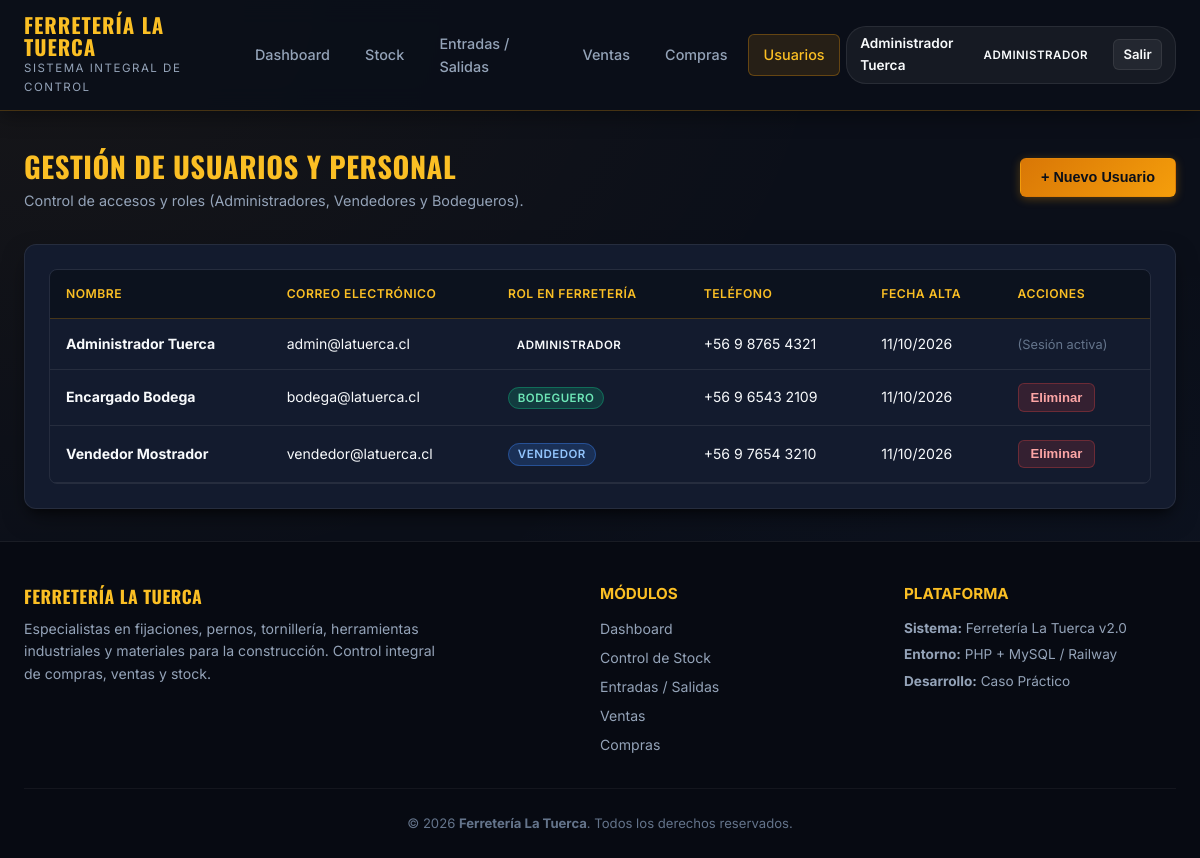
/usuarios.php (signed in), run on the app's committed database.
### tables this page shows
CREATE TABLE `usuarios` (
  `id` INT AUTO_INCREMENT PRIMARY KEY,
  `nombre` VARCHAR(100) NOT NULL,
  `correo` VARCHAR(120) NOT NULL UNIQUE,
  `password` VARCHAR(255) NOT NULL,
  `rol` ENUM('administrador', 'vendedor', 'bodeguero') NOT NULL DEFAULT 'vendedor',
  `telefono` VARCHAR(25) DEFAULT NULL,
  `estado` ENUM('activo', 'inactivo') DEFAULT 'activo',
  `creado_en` TIMESTAMP DEFAULT CURRENT_TIMESTAMP
);

### includes/auth.php (called while the page is built, shortened)
<?php
function e($string) {
    return htmlspecialchars($string ?? '', ENT_QUOTES, 'UTF-8');
}
function formato_fecha($fecha) {
    return date('d/m/Y', strtotime($fecha));
}
?>

### usuarios.php (the view, shortened to what this page needs)
<?php
require_once __DIR__ . '/db/conexion.php';
require_once __DIR__ . '/includes/auth.php';
$usuarios = $pdo->query("SELECT * FROM usuarios ORDER BY nombre ASC")->fetchAll();
require_once __DIR__ . '/includes/header.php';
?>
<div style="display: flex; justify-content: space-between; align-items: center; margin-bottom: 2rem; flex-wrap: wrap; gap: 1rem;">
    <div>
        <h1 style="font-size: 1.8rem; color: var(--gold-light);">Gestión de Usuarios y Personal</h1>
        <p style="color: var(--text-secondary); font-size: 0.9rem;">Control de accesos y roles (Administradores, Vendedores y Bodegueros).</p>
    </div>
    <div>
        <button type="button" class="btn btn-primary" onclick="openModal('modalNuevoUsuario')">
            + Nuevo Usuario
        </button>
    </div>
</div>
<div class="data-card">
    <div class="table-responsive">
        <table class="custom-table">
            <thead>
                <tr>
                    <th>Nombre</th>
                    <th>Correo Electrónico</th>
                    <th>Rol en Ferretería</th>
                    <th>Teléfono</th>
                    <th>Fecha Alta</th>
                    <th>Acciones</th>
                </tr>
            </thead>
            <tbody>
                <?php foreach ($usuarios as $u): ?>
                    <tr>
                        <td><strong><?php echo e($u['nombre']); ?></strong></td>
                        <td><?php echo e($u['correo']); ?></td>
                        <td>
                            <span class="role-tag role-<?php echo e($u['rol']); ?>">
                                <?php echo e(ucfirst($u['rol'])); ?>
                            </span>
                        </td>
                        <td><?php echo e($u['telefono'] ?: '-'); ?></td>
                        <td><?php echo formato_fecha($u['creado_en']); ?></td>
                        <td>
                            <?php if ($u['id'] !== (int)$_SESSION['usuario_id']): ?>
                                <form method="POST" action="usuarios.php" onsubmit="return confirm('¿Seguro que deseas eliminar a este usuario?');" style="display:inline;">
                                    <button type="submit" class="btn btn-danger btn-sm">Eliminar</button>
                                </form>
                            <?php else: ?>
                                <span style="font-size: 0.8rem; color: var(--text-muted);">(Sesión activa)</span>
                            <?php endif; ?>
                        </td>
                    </tr>
                <?php endforeach; ?>
            </tbody>
        </table>
    </div>
</div>
<?php require_once __DIR__ . '/includes/footer.php'; ?>

### css/styles.css (style rules this page uses)
:root { --bg-main: #0b0f19; --bg-card: #131b2e; --bg-card-hover: #1c2742; --bg-glass: rgba(19, 27, 46, 0.85); --border-color: rgba(245, 158, 11, 0.25); --border-light: rgba(255, 255, 255, 0.08); --gold-primary: #f59e0b; --gold-light: #fbbf24; --gold-dark: #d97706; --gold-glow: rgba(245, 158, 11, 0.25); --accent-orange: #ea580c; --navy-deep: #070a12; --navy-blue: #1e293b; --accent-blue: #3b82f6; --text-primary: #f8fafc; --text-secondary: #94a3b8; --text-muted: #64748b; --success: #10b981; --warning: #f59e0b; --danger: #ef4444; --info: #06b6d4; --shadow-soft: 0 10px 25px -5px rgba(0, 0, 0, 0.5), 0 8px 10px -6px rgba(0, 0, 0, 0.5); --shadow-sm: 0 4px 6px -1px rgba(0, 0, 0, 0.3); --shadow-gold: 0 0 20px rgba(245, 158, 11, 0.2); --radius-lg: 12px; --radius-md: 8px; --radius-sm: 6px; --transition: all 0.2s cubic-bezier(0.4, 0, 0.2, 1); }
* { box-sizing: border-box; margin: 0; padding: 0; }
body { font-family: 'Inter', -apple-system, BlinkMacSystemFont, sans-serif; background-color: var(--bg-main); color: var(--text-primary); min-height: 100vh; display: flex; flex-direction: column; line-height: 1.6; background-image: radial-gradient(at 0% 0%, rgba(245, 158, 11, 0.05) 0px, transparent 50%), radial-gradient(at 100% 100%, rgba(59, 130, 246, 0.05) 0px, transparent 50%); background-attachment: fixed; }
h1, h2, h3, .brand-font { font-family: 'Oswald', sans-serif; letter-spacing: 0.5px; text-transform: uppercase; }
.role-tag { font-size: 0.72rem; padding: 0.2rem 0.55rem; border-radius: 12px; font-weight: 600; text-transform: uppercase; letter-spacing: 0.5px; }
.role-vendedor { background: rgba(59, 130, 246, 0.2); color: #93c5fd; border: 1px solid rgba(59, 130, 246, 0.4); }
.role-bodeguero { background: rgba(16, 185, 129, 0.2); color: #6ee7b7; border: 1px solid rgba(16, 185, 129, 0.4); }
.btn { display: inline-flex; align-items: center; justify-content: center; gap: 0.5rem; padding: 0.65rem 1.25rem; border-radius: var(--radius-sm); font-size: 0.9rem; font-weight: 600; cursor: pointer; text-decoration: none; transition: var(--transition); border: 1px solid transparent; }
.btn-primary { background: linear-gradient(135deg, var(--gold-dark), var(--gold-primary)); color: #0b0f19; box-shadow: 0 2px 10px rgba(245, 158, 11, 0.3); }
.btn-danger { background: rgba(239, 68, 68, 0.15); color: #fca5a5; border-color: rgba(239, 68, 68, 0.3); }
.btn-sm { padding: 0.35rem 0.75rem; font-size: 0.82rem; }
.data-card { background: var(--bg-card); border-radius: var(--radius-lg); border: 1px solid var(--border-light); box-shadow: var(--shadow-soft); padding: 1.5rem; position: relative; overflow: hidden; }
.table-responsive { width: 100%; overflow-x: auto; border-radius: var(--radius-md); border: 1px solid var(--border-light); }
.custom-table { width: 100%; border-collapse: collapse; text-align: left; font-size: 0.88rem; }
.custom-table th { background: rgba(0, 0, 0, 0.35); color: var(--gold-light); font-weight: 600; text-transform: uppercase; letter-spacing: 0.5px; font-size: 0.76rem; padding: 0.9rem 1rem; border-bottom: 1px solid var(--border-color); }
.custom-table td { padding: 0.85rem 1rem; border-bottom: 1px solid var(--border-light); color: var(--text-primary); vertical-align: middle; }

### data on the page
usuarios: nombre "Administrador Tuerca", correo "admin@latuerca.cl", rol "ADMINISTRADOR", telefono "+56 9 8765 4321", creado_en "11/10/2026", shows "(Sesión activa)"
usuarios: nombre "Encargado Bodega", correo "bodega@latuerca.cl", rol "BODEGUERO", telefono "+56 9 6543 2109", creado_en "11/10/2026"
usuarios: nombre "Vendedor Mostrador", correo "vendedor@latuerca.cl", rol "VENDEDOR", telefono "+56 9 7654 3210", creado_en "11/10/2026"

### other printed values
$userName "Administrador Tuerca"
$userRole "ADMINISTRADOR"
